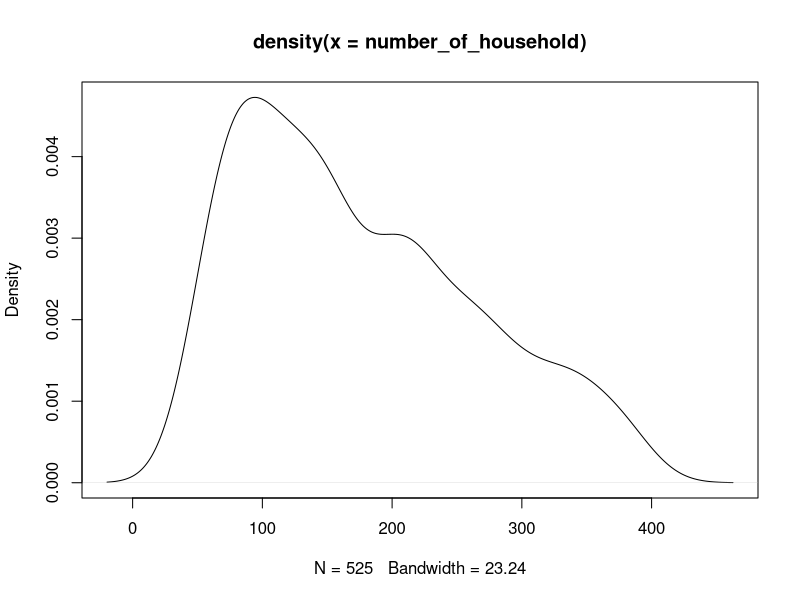
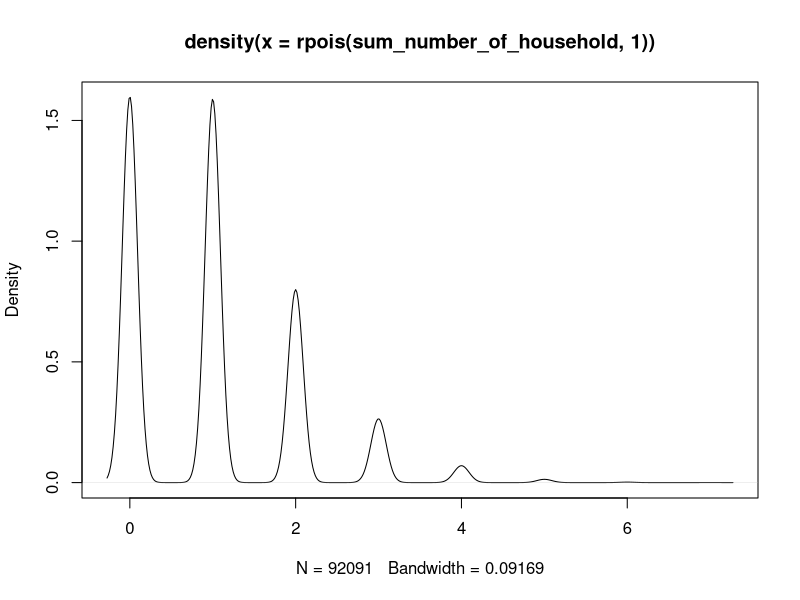

The R script that drew these images, in order: (Note: this script raises an error after producing the figures.)
## ---- chunk 1
knitr::opts_chunk$set(echo = TRUE)
library(tidyverse)
## ---- chunk 2
set.seed(1)
strata=5
n_strata=c(200,150,100,50,25)
number_of_household=rexp(789,rate = 1/200)
number_of_household=round(number_of_household[which(number_of_household<400 & number_of_household>50)])
plot(density(number_of_household))

sum_number_of_household=sum(number_of_household)

set.seed(1)
individual_number=rpois(sum_number_of_household,1)+1
set.seed(1)
plot(density(rpois(sum_number_of_household,1)))

individual=NULL
i=1
for(i in 1:sum_number_of_household){
  individual=c(individual,1:individual_number[i])
}

household_1=NULL
i=1
for(i in 1:sum(n_strata)){
  household_1=c(household_1,1:number_of_household[i])
  }

household=NULL
i=1
for(i in 1:sum_number_of_household){
  household=c(household,rep(household_1[i],individual_number[i]))
}

enumeration_1=NULL
i=1
for(i in 1:strata){
  enumeration_1=c(enumeration_1,1:n_strata[i])
}

enumeration_2=NULL
i=1
for(i in 1:sum(n_strata)){
  enumeration_2=c(enumeration_2,rep(enumeration_1[i],number_of_household[i]))
}

enumeration=NULL
i=1
for(i in 1:sum_number_of_household){
  enumeration=c(enumeration,rep(enumeration_2[i],individual_number[i]))
}

stype_1=NULL
for(i in 1:strata){
  stype_1=c(stype_1,rep(i,c(200,150,100,50,25)[i]))
}

stype_2=NULL
for(i in 1:sum(n_strata)){
  stype_2=c(stype_2,rep(stype_1[i],number_of_household[i]))
}

stype=NULL
for(i in 1:sum_number_of_household){
  stype=c(stype,rep(stype_2[i],individual_number[i]))
}

x_1=rep(NA,length(stype))
x_2=rep(NA,length(stype))
x_3=rep(NA,length(stype))
x_4=rep(NA,length(stype))
x_5=rep(NA,length(stype))

z_1=rep(NA,length(stype))
z_2=rep(NA,length(stype))
z_3=rep(NA,length(stype))
z_4=rep(NA,length(stype))
z_5=rep(NA,length(stype))

id=1:length(stype)
finite_pop=as.data.frame(cbind(id,stype,enumeration,household,individual,x_1,x_2,x_3,x_4,x_5,z_1,z_2,z_3,z_4,z_5))

set.seed(1)
strata_mean=rnorm(5,0,1)
set.seed(1)
strata_bino_mean=rtruncnorm(5,mean = 0.2,sd=0.1,a=0,b=0.3)

i=1
j=1
for(j in 1:5){
set.seed(j)
mean_cluster=rnorm(n_strata[j],0,1)
set.seed(j)
mean_cluster_bino=rtruncnorm(n_strata[j],mean=0.2,sd=0.1,a=0,b=0.3)
for(i in 1:n_strata[j]){
  set.seed(1)
  mean_individual=rnorm(nrow(finite_pop[which(finite_pop$stype==j & finite_pop$enumeration==i),]),0,1)+mean_cluster[i]+strata_mean[j]
  finite_pop[which(finite_pop$stype==j & finite_pop$enumeration==i),]$x_1=mean_individual
  set.seed(1)
  p_individual=rtruncnorm(nrow(finite_pop[which(finite_pop$stype==j & finite_pop$enumeration==i),]),mean=0.2,sd=0.1,a=0,b=0.3)+strata_bino_mean[j]+mean_cluster_bino[i]
  finite_pop[which(finite_pop$stype==j & finite_pop$enumeration==i),]$z_1=rbinom(nrow(finite_pop[which(finite_pop$stype==j & finite_pop$enumeration==i),]),size = 1,prob = p_individual)
  
    set.seed(2)
  mean_individual=rnorm(nrow(finite_pop[which(finite_pop$stype==j & finite_pop$enumeration==i),]),0,1)+mean_cluster[i]+strata_mean[j]
  finite_pop[which(finite_pop$stype==j & finite_pop$enumeration==i),]$x_2=mean_individual
  set.seed(2)
  p_individual=rtruncnorm(nrow(finite_pop[which(finite_pop$stype==j & finite_pop$enumeration==i),]),mean=0.2,sd=0.1,a=0,b=0.3)+strata_bino_mean[j]+mean_cluster_bino[i]
  finite_pop[which(finite_pop$stype==j & finite_pop$enumeration==i),]$z_2=rbinom(nrow(finite_pop[which(finite_pop$stype==j & finite_pop$enumeration==i),]),size = 1,prob = p_individual)
  
    set.seed(3)
  mean_individual=rnorm(nrow(finite_pop[which(finite_pop$stype==j & finite_pop$enumeration==i),]),0,1)+mean_cluster[i]+strata_mean[j]
  finite_pop[which(finite_pop$stype==j & finite_pop$enumeration==i),]$x_3=mean_individual
  set.seed(3)
  p_individual=rtruncnorm(nrow(finite_pop[which(finite_pop$stype==j & finite_pop$enumeration==i),]),mean=0.2,sd=0.1,a=0,b=0.3)+strata_bino_mean[j]+mean_cluster_bino[i]
  finite_pop[which(finite_pop$stype==j & finite_pop$enumeration==i),]$z_3=rbinom(nrow(finite_pop[which(finite_pop$stype==j & finite_pop$enumeration==i),]),size = 1,prob = p_individual)
  
    set.seed(4)
  mean_individual=rnorm(nrow(finite_pop[which(finite_pop$stype==j & finite_pop$enumeration==i),]),0,1)+mean_cluster[i]+strata_mean[j]
  finite_pop[which(finite_pop$stype==j & finite_pop$enumeration==i),]$x_4=mean_individual
  set.seed(4)
  p_individual=rtruncnorm(nrow(finite_pop[which(finite_pop$stype==j & finite_pop$enumeration==i),]),mean=0.2,sd=0.1,a=0,b=0.3)+strata_bino_mean[j]+mean_cluster_bino[i]
  finite_pop[which(finite_pop$stype==j & finite_pop$enumeration==i),]$z_4=rbinom(nrow(finite_pop[which(finite_pop$stype==j & finite_pop$enumeration==i),]),size = 1,prob = p_individual)
  
    set.seed(5)
  mean_individual=rnorm(nrow(finite_pop[which(finite_pop$stype==j & finite_pop$enumeration==i),]),0,1)+mean_cluster[i]+strata_mean[j]
  finite_pop[which(finite_pop$stype==j & finite_pop$enumeration==i),]$x_5=mean_individual
  set.seed(5)
  p_individual=rtruncnorm(nrow(finite_pop[which(finite_pop$stype==j & finite_pop$enumeration==i),]),mean=0.2,sd=0.1,a=0,b=0.3)+strata_bino_mean[j]+mean_cluster_bino[i]
  finite_pop[which(finite_pop$stype==j & finite_pop$enumeration==i),]$z_5=rbinom(nrow(finite_pop[which(finite_pop$stype==j & finite_pop$enumeration==i),]),size = 1,prob = p_individual)
}
}

i=1
j=1
num_house=NULL
for(i in 1:strata){
  for(j in 1:n_strata[i]){
    num_house=c(num_house,rep(tail(finite_pop[which(finite_pop$stype==i & finite_pop$enumeration==j),],1)$household,nrow(finite_pop[which(finite_pop$stype==i &finite_pop$enumeration==j),])))
  }
}


i=1
j=1
m=1
j=0
num_indiv=NULL
for(i in 1:strata){
  for(j in 1:n_strata[i]){
    for(m in 1:tail(finite_pop[which(finite_pop$stype==i & finite_pop$enumeration==j),],1)$household){
       num_indiv=c(num_indiv,rep(tail(finite_pop[which(finite_pop$stype==i & finite_pop$enumeration==j & finite_pop$household==m),],1)$individual,nrow(finite_pop[which(finite_pop$stype==i &finite_pop$enumeration==j & finite_pop$household==m),])))
    }
  }
}

set.seed(1)
random_inter_ea=rnorm(sum(n_strata),5,5) %>% 
  as.data.frame() %>% 
  mutate(
    enumeration=c(1:n_strata[1],1:n_strata[2],1:n_strata[3],1:n_strata[4],1:n_strata[5]),
    stype=c(rep(1,n_strata[1]),rep(2,n_strata[2]),rep(3,n_strata[3]),rep(4,n_strata[4]),rep(5,n_strata[5]))
  )

colnames(random_inter_ea)=c("random_inter_ea","enumeration","stype")
finite_pop=left_join(finite_pop, random_inter_ea, by = c("enumeration","stype"))

finite_pop=finite_pop %>% 
  mutate(
    num_house=num_house,
    num_indiv=num_indiv,
    x_1_norm=round(scale(x_1),2),
    x_2_norm=round(scale(x_2),2),
    x_3_norm=round(scale(x_3),2),
    x_4_norm=round(scale(x_4),2),
    x_5_norm=round(scale(x_5),2),
    z=random_inter_ea-6+0.38*x_1-4*x_2+0.3*x_4-3*x_5+1.5*z_1-1.4*z_3-5*z_4+2*stype+0.03*num_house+1.2*num_indiv,
    pr=1/(1+exp(-z)),
    y = rbinom(length(stype),1,pr) 
  )

sum(finite_pop$y)/length(stype)

strata_1_num_house=sum(number_of_household[1:200])
strata_2_num_house=sum(number_of_household[201:350])
strata_3_num_house=sum(number_of_household[351:450])
strata_4_num_house=sum(number_of_household[451:500])
strata_5_num_house=sum(number_of_household[501:525])
strata_num_house=list(
  strata_1_num_house,strata_2_num_house,strata_3_num_house,strata_4_num_house,strata_5_num_house
)

finite_pop$weight_sub=rep(NA,nrow(finite_pop))
n=c(50,30,20,15,10)

i=1
for(i in 1:5){
  finite_pop[which(stype==i),]$weight_sub=1/((finite_pop[which(stype==i),]$num_house*n[i]/strata_num_house[[i]])*(20/finite_pop[which(stype==i),]$num_house)*(1/2))
  print(i)
}

finite_pop$weight=finite_pop$weight_sub/2

write.csv(finite_pop,"finite_pop.csv")
## ---- chunk 3
## select mh EAs  from  each  stratum
sizes=number_of_household
strat=c(rep(1,n_strata[1]),rep(2,n_strata[2]),rep(3,n_strata[3]),rep(4,n_strata[4]),rep(5,n_strata[5]))

set.seed(1)
selected_ea=ppssstrat(sizes,strat,n)
##for stype1
selected_1=selected_ea[which(selected_ea<n_strata[1]+1)]
##for stype2
selected_2=selected_ea[which(selected_ea>n_strata[1]&selected_ea<(n_strata[1]+n_strata[2]+1))]-n_strata[1]
##for stype3
selected_3=selected_ea[which(selected_ea>(n_strata[1]+n_strata[2])&selected_ea<(n_strata[1]+n_strata[2]+n_strata[3]+1))]-(n_strata[1]+n_strata[2])
##for stype4
selected_4=selected_ea[which(selected_ea>(n_strata[1]+n_strata[2]+n_strata[3])&selected_ea<(n_strata[1]+n_strata[2]+n_strata[3]+n_strata[4]+1))]-(n_strata[1]+n_strata[2]+n_strata[3])
##for stype5
selected_5=selected_ea[which(selected_ea>(n_strata[1]+n_strata[2]+n_strata[3]+n_strata[4])&selected_ea<(n_strata[1]+n_strata[2]+n_strata[3]+n_strata[4]+n_strata[5]+1))]-(n_strata[1]+n_strata[2]+n_strata[3]+n_strata[4])
selected_num=list(selected_1,selected_2,selected_3,selected_4,selected_5)

selected_data=finite_pop[which((finite_pop$stype==1 & finite_pop$enumeration %in% selected_1)|(finite_pop$stype==2 & finite_pop$enumeration %in% selected_2)|(finite_pop$stype==3 & finite_pop$enumeration %in% selected_3)|(finite_pop$stype==4 & finite_pop$enumeration %in% selected_4)|(finite_pop$stype==5 & finite_pop$enumeration %in% selected_5)),]

## For each selected EA, select 20 HHs using simple random sampling
i=1
j=1
selected_data_2=NULL
for (i in 1:5) {
  selected_id=selected_num[[i]]
  for (j in 1:length(selected_id)) {
    set.seed(1)
    selected_house=sample(unique(finite_pop[which(finite_pop$stype==i & finite_pop$enumeration==selected_id[j]),]$household),20)
    selected_data_2=rbind(selected_data_2,finite_pop[which(finite_pop$stype==i & finite_pop$enumeration==selected_id[j] & finite_pop$household %in% selected_house),])
  }
}

set.seed(1)
response=round(runif(sum(n),0.75,0.9),2) %>% 
  as.data.frame() %>% 
  mutate(
    stype=c(rep(1,n[1]),rep(2,n[2]),rep(3,n[3]),rep(4,n[4]),rep(5,n[5])),
    enumeration=c(selected_1,selected_2,selected_3,selected_4,selected_5)
  )
colnames(response)=c("response","stype","enumeration")

data_1=unique(selected_data_2[,2:4])

set.seed(1)
data_2=left_join(data_1,response,by=c("stype","enumeration")) %>% 
  mutate(
    response_household= rbinom(nrow(data_1),1,response)
  )

set.seed(1)
selected_data_3=inner_join(selected_data_2,data_2,by=c("stype","enumeration","household"))


selected_data_4=selected_data_3 %>% 
  mutate(
    z_2=11-4.8*x_1+8.2*x_3-4.8*x_5+5.3*z_3-0.5*z_5-0.3*z_4,
    pr_2=(1/(1+exp(-z_2)))*response_household,
    response_indiv= rbinom(nrow(selected_data_3),1,pr_2) 
  )

nrow(selected_data_4[which(selected_data_4$response_household==1 & selected_data_4$response_indiv==1),])/nrow(selected_data_4[which(selected_data_4$response_household==1),])

selected_data_4[which(selected_data_4$response_indiv==0 | selected_data_4$response_household==0),25]=NA

selected_data_4=drop_na(selected_data_4)
finite_pop[which(finite_pop$stype==1 & finite_pop$enumeration==198),]
selected_data_4[which(selected_data_4$stype==1 & selected_data_4$enumeration==198),]
unique(selected_data_4[,2:3])
write.csv(selected_data_4,"selected_data.csv")
save(selected_data_4, file="selected_data.rda")
## ---- chunk 4
selected_data_5=drop_na(selected_data_4)
unique(selected_data_5[which(selected_data_5$stype==1 & selected_data_5$enumeration==selected_num[[1]][1]),]$household)


## For each selected EA, select 20 HHs using simple random sampling
i=1
j=1
data_3=NULL
for (i in 1:5) {
  selected_id=selected_num[[i]]
  for (j in 1:length(selected_id)) {
    set.seed(1)
    selected_house=sample(unique(selected_data_5[which(selected_data_5$stype==i & selected_data_5$enumeration==selected_id[j]),]$household),length(unique(selected_data_5[which(selected_data_5$stype==i & selected_data_5$enumeration==selected_id[j]),]$household))/2)
    data_3=rbind(data_3,selected_data_5[which(selected_data_5$stype==i & selected_data_5$enumeration==selected_id[j] & selected_data_5$household %in% selected_house),])
  }
}

set.seed(1)
response_2=round(runif(sum(n),0.85,0.95),2) %>% 
  as.data.frame() %>% 
  mutate(
    stype=c(rep(1,n[1]),rep(2,n[2]),rep(3,n[3]),rep(4,n[4]),rep(5,n[5])),
    enumeration=c(selected_1,selected_2,selected_3,selected_4,selected_5)
  )
colnames(response_2)=c("response","stype","enumeration")

data_4=unique(data_3[,2:4])

set.seed(1)
data_5=inner_join(data_4,response_2,by=c("stype","enumeration")) %>% 
  mutate(
    response_household = rbinom(nrow(data_4),1,response)
  )

data_6=inner_join(data_3[,-(27:30)],data_5,by = c("stype", "enumeration", "household"))

data_7=data_6 %>% 
  mutate(
    z_2=1-1.1*x_3-1.2*x_2+3.1*x_4+1.3*z_1+1.2*z_2-2*z_4,
    pr_2=(1/(1+exp(-z_2)))*response_household,
    response_indiv= rbinom(nrow(data_6),1,pr_2) 
  )

nrow(data_7[which(data_7$response_household==1 & data_7$response_indiv==1),])/nrow(data_7[which(data_7$response_household==1),])

data_7[which(data_7$response_indiv==0 | data_7$response_household==0),25]=NA
data_7=drop_na(data_7)
write.csv(data_7,"selected_sub_cohort.csv")
save(data_7, file="selected_sub_data.rda")
## ---- chunk 5
i=1
for(i in 1:strata){
  a=tail(unique(finite_pop[which(finite_pop$stype==i),2:3])$enumeration,1)
  print(a)
}

i=1
j=1
a=NULL
for (i in 1:strata) {
  for (j in 1:n_strata[i]) {
    a=c(a,tail(unique(finite_pop[which(finite_pop$stype==i & finite_pop$enumeration==j),2:4])$household,1))
  }
}

plot(density(a))

plot(density(unique(finite_pop[,c(2,3,4,17)])$num_indiv))

i=1
for(i in 1:strata){
  a=nrow(unique(selected_data_4[which(selected_data_4$stype==i),2:3]))
  print(a)
}


i=1
j=1
a=NULL
for (i in 1:strata) {
  for(j in 1:n[i]){
    a=c(a,length(unique(selected_data_4[which(selected_data_4$stype==i & selected_data_4$enumeration==selected_num[[i]][j]),4])))
  }
   
}

data_8=unique(selected_data_4[,c(2,3,4,28)])
sum(data_8[which(data_8$enumeration==2 & data_8$stype==1),]$response_household)/nrow(data_8[which(data_8$enumeration==2 & data_8$stype==1),])

i=1
j=1
a=NULL
for (i in 1:strata) {
  for(j in 1:n[i]){
    data_8=unique(selected_data_4[,c(2,3,4,28)])
    a=c(a,sum(data_8[which(data_8$enumeration==selected_num[[i]][j] & data_8$stype==i),]$response_household)/nrow(data_8[which(data_8$enumeration==selected_num[[i]][j] & data_8$stype==i),])
)
  }
}

plot(density(a))
## ---- chunk 6

